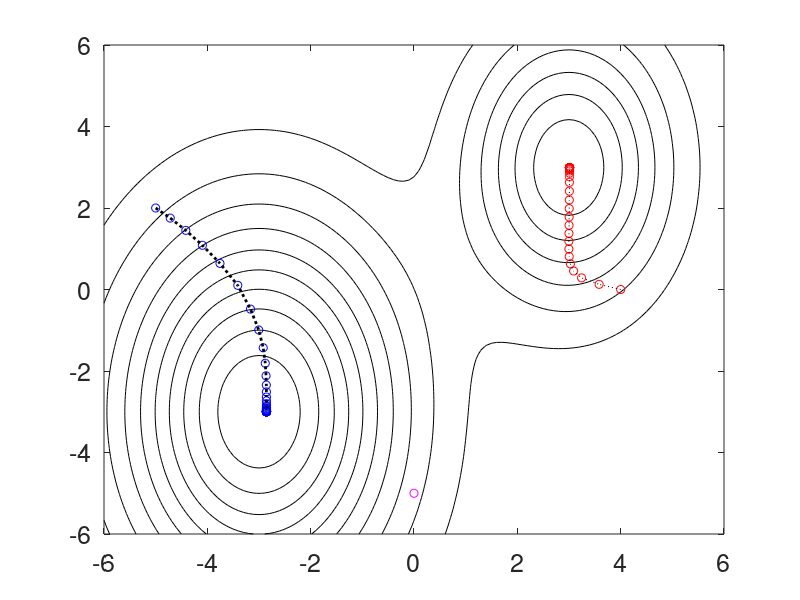
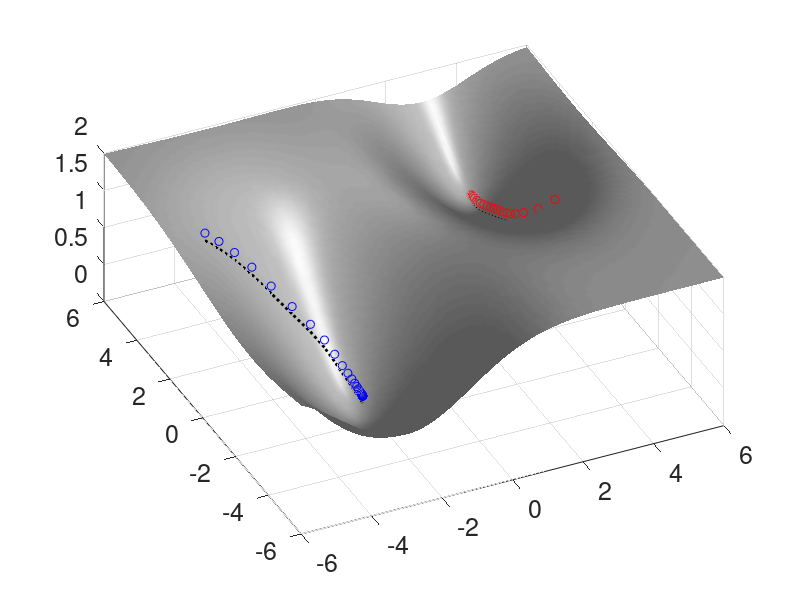

Write MATLAB code to recreate these figures, in order.
% Clear all variables, close all figures, and clear the command window
clear all; close all; clc

% Define the grid step size and create ranges for x and y
h = 0.1; 
x = -6:h:6; 
y = -6:h:6; 

% Determine the number of points in x (or y)
n = length(x);

% Create a 2D grid of points using meshgrid
[X, Y] = meshgrid(x, y); 

% Clear unnecessary variables (x and y)
clear x, clear y

% Define a 2D function F1 and add another component to create the function F
F1 = 1.5 - 1.6 * exp(-0.05 * (3 * (X + 3).^2 + (Y + 3).^2)); % Gaussian-like term
F = F1 + (0.5 - exp(-0.1 * (3 * (X - 3).^2 + (Y - 3).^2))); % Add another Gaussian-like term

% Compute the gradient of F (partial derivatives with respect to x and y)
[dFx, dFy] = gradient(F, h, h);

% Define initial points (x0, y0) and colors for plotting
x0 = [4, 0, -5]; 
y0 = [0, -5, 2]; 
col = ['ro', 'bo', 'mo']; % 'ro': red, 'bo': blue, 'mo': magenta

% Loop through the 3 starting points
for jj = 1:3    
    % Randomly sample 10 indices from 1 to n for interpolation
    q = randperm(n); i1 = sort(q(1:10));
    q2 = randperm(n); i2 = sort(q2(1:10));
    
    % Initialize the starting point
    x(1) = x0(jj); 
    y(1) = y0(jj);
    
    % Interpolate the function and its gradient at the initial point
    f(1) = interp2(X(i1, i2), Y(i1, i2), F(i1, i2), x(1), y(1));
    dfx = interp2(X(i1, i2), Y(i1, i2), dFx(i1, i2), x(1), y(1));
    dfy = interp2(X(i1, i2), Y(i1, i2), dFy(i1, i2), x(1), y(1));
    
    % Step size for gradient descent
    tau = 2;
    
    % Perform gradient descent for 50 iterations or until convergence
    for j = 1:50
        % Update x and y using gradient descent
        x(j+1) = x(j) - tau * dfx; 
        y(j+1) = y(j) - tau * dfy;
        
        % Re-sample random indices for interpolation
        q = randperm(n); ind1 = sort(q(1:10));
        q2 = randperm(n); ind2 = sort(q2(1:10));
        
        % Update function value and gradient at the new point
        f(j+1) = interp2(X(i1, i2), Y(i1, i2), F(i1, i2), x(j+1), y(j+1));
        dfx = interp2(X(i1, i2), Y(i1, i2), dFx(i1, i2), x(j+1), y(j+1));
        dfy = interp2(X(i1, i2), Y(i1, i2), dFy(i1, i2), x(j+1), y(j+1));
        
        % Check for convergence (small change in function value)
        if abs(f(j+1) - f(j)) < 10^(-6)
            break
        end
    end    
    
    % Store results for each starting point
    if jj == 1; x1 = x; y1 = y; f1 = f; end
    if jj == 2; x2 = x; y2 = y; f2 = f; end
    if jj == 3; x3 = x; y3 = y; f3 = f; end
    
    % Clear variables for the next iteration
    clear x, clear y, clear f
end

% Plot contour of the function F with descent paths
figure(1)
contour(X, Y, F - 1, 10), colormap([0 0 0]), hold on
plot(x1, y1, 'ro', x1, y1, 'k:', x2, y2, 'mo', x2, y2, 'k:', x3, y3, 'bo', x3, y3, 'k:', 'Linewidth', [2])
set(gca, 'Fontsize', [18])

% Plot 3D surface of the function F with descent paths
figure(2)
surfl(X, Y, F), shading interp, colormap(gray), hold on
plot3(x1, y1, f1 + .1, 'ro', x1, y1, f1, 'k:', x2, y2, f2 + 0.1, 'mo', x2, y2, f2, 'k:', x3, y3, f3 + 0.1, 'bo', x3, y3, f3, 'k:', 'Linewidth', [2])
set(gca, 'Fontsize', [18])
axis([-6 6 -6 6]), view(-25, 60)
